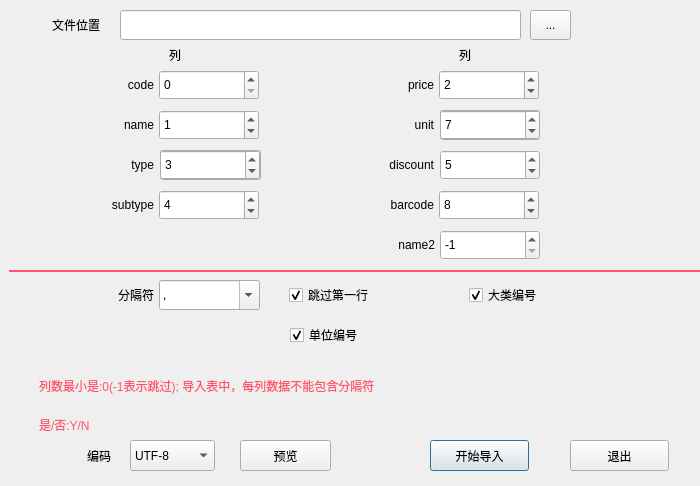
<?xml version="1.0" encoding="UTF-8"?>
<ui version="4.0">
 <class>w_sys_manage_basicdataimport_bt</class>
 <widget class="QDialog" name="w_sys_manage_basicdataimport_bt">
  <property name="geometry">
   <rect>
    <x>0</x>
    <y>0</y>
    <width>700</width>
    <height>486</height>
   </rect>
  </property>
  <property name="windowTitle">
   <string>Dialog</string>
  </property>
  <widget class="QLabel" name="label_subtype">
   <property name="geometry">
    <rect>
     <x>39</x>
     <y>190</y>
     <width>115</width>
     <height>30</height>
    </rect>
   </property>
   <property name="text">
    <string>subtype</string>
   </property>
   <property name="alignment">
    <set>Qt::AlignRight|Qt::AlignTrailing|Qt::AlignVCenter</set>
   </property>
  </widget>
  <widget class="QLabel" name="label_13">
   <property name="geometry">
    <rect>
     <x>39</x>
     <y>360</y>
     <width>601</width>
     <height>51</height>
    </rect>
   </property>
   <property name="styleSheet">
    <string notr="true">color:#ff546b;</string>
   </property>
   <property name="text">
    <string>列数最小是:0(-1表示跳过); 导入表中，每列数据不能包含分隔符</string>
   </property>
   <property name="wordWrap">
    <bool>true</bool>
   </property>
  </widget>
  <widget class="QLabel" name="label_9">
   <property name="geometry">
    <rect>
     <x>459</x>
     <y>40</y>
     <width>67</width>
     <height>30</height>
    </rect>
   </property>
   <property name="text">
    <string>列</string>
   </property>
  </widget>
  <widget class="QSpinBox" name="spinBox_barcode">
   <property name="geometry">
    <rect>
     <x>439</x>
     <y>190</y>
     <width>100</width>
     <height>30</height>
    </rect>
   </property>
   <property name="minimum">
    <number>-1</number>
   </property>
   <property name="value">
    <number>8</number>
   </property>
  </widget>
  <widget class="QLabel" name="label_price">
   <property name="geometry">
    <rect>
     <x>319</x>
     <y>70</y>
     <width>115</width>
     <height>30</height>
    </rect>
   </property>
   <property name="text">
    <string>price</string>
   </property>
   <property name="alignment">
    <set>Qt::AlignRight|Qt::AlignTrailing|Qt::AlignVCenter</set>
   </property>
  </widget>
  <widget class="QSpinBox" name="spinBox_subtype">
   <property name="geometry">
    <rect>
     <x>159</x>
     <y>190</y>
     <width>100</width>
     <height>30</height>
    </rect>
   </property>
   <property name="value">
    <number>4</number>
   </property>
  </widget>
  <widget class="lds_ComboBox" name="comboBox_codec">
   <property name="geometry">
    <rect>
     <x>130</x>
     <y>440</y>
     <width>85</width>
     <height>31</height>
    </rect>
   </property>
   <item>
    <property name="text">
     <string>UTF-8</string>
    </property>
   </item>
   <item>
    <property name="text">
     <string>GBK</string>
    </property>
   </item>
  </widget>
  <widget class="QLabel" name="label_code">
   <property name="geometry">
    <rect>
     <x>39</x>
     <y>70</y>
     <width>115</width>
     <height>30</height>
    </rect>
   </property>
   <property name="text">
    <string>code</string>
   </property>
   <property name="alignment">
    <set>Qt::AlignRight|Qt::AlignTrailing|Qt::AlignVCenter</set>
   </property>
  </widget>
  <widget class="QSpinBox" name="spinBox_no">
   <property name="geometry">
    <rect>
     <x>159</x>
     <y>70</y>
     <width>100</width>
     <height>30</height>
    </rect>
   </property>
  </widget>
  <widget class="QLabel" name="label">
   <property name="geometry">
    <rect>
     <x>9</x>
     <y>270</y>
     <width>700</width>
     <height>2</height>
    </rect>
   </property>
   <property name="styleSheet">
    <string notr="true">background-color:#ff546b;</string>
   </property>
  </widget>
  <widget class="QLabel" name="label_4">
   <property name="geometry">
    <rect>
     <x>40</x>
     <y>440</y>
     <width>71</width>
     <height>31</height>
    </rect>
   </property>
   <property name="text">
    <string>编码</string>
   </property>
   <property name="alignment">
    <set>Qt::AlignRight|Qt::AlignTrailing|Qt::AlignVCenter</set>
   </property>
  </widget>
  <widget class="QLabel" name="label_19">
   <property name="geometry">
    <rect>
     <x>39</x>
     <y>410</y>
     <width>601</width>
     <height>30</height>
    </rect>
   </property>
   <property name="styleSheet">
    <string notr="true">color:#ff546b;</string>
   </property>
   <property name="text">
    <string>是/否:Y/N</string>
   </property>
   <property name="wordWrap">
    <bool>true</bool>
   </property>
  </widget>
  <widget class="QLineEdit" name="lineEdit_unit">
   <property name="enabled">
    <bool>false</bool>
   </property>
   <property name="geometry">
    <rect>
     <x>440</x>
     <y>110</y>
     <width>100</width>
     <height>30</height>
    </rect>
   </property>
   <property name="text">
    <string>默认单位</string>
   </property>
  </widget>
  <widget class="QSpinBox" name="spinBox_unit">
   <property name="geometry">
    <rect>
     <x>440</x>
     <y>110</y>
     <width>100</width>
     <height>30</height>
    </rect>
   </property>
   <property name="value">
    <number>7</number>
   </property>
  </widget>
  <widget class="QLabel" name="label_type">
   <property name="geometry">
    <rect>
     <x>39</x>
     <y>150</y>
     <width>115</width>
     <height>30</height>
    </rect>
   </property>
   <property name="text">
    <string>type</string>
   </property>
   <property name="alignment">
    <set>Qt::AlignRight|Qt::AlignTrailing|Qt::AlignVCenter</set>
   </property>
  </widget>
  <widget class="QLabel" name="label_12">
   <property name="geometry">
    <rect>
     <x>9</x>
     <y>10</y>
     <width>91</width>
     <height>30</height>
    </rect>
   </property>
   <property name="text">
    <string>文件位置</string>
   </property>
   <property name="alignment">
    <set>Qt::AlignRight|Qt::AlignTrailing|Qt::AlignVCenter</set>
   </property>
  </widget>
  <widget class="QLineEdit" name="lineEdit_path">
   <property name="geometry">
    <rect>
     <x>120</x>
     <y>10</y>
     <width>401</width>
     <height>30</height>
    </rect>
   </property>
  </widget>
  <widget class="QSpinBox" name="spinBox_name_2">
   <property name="geometry">
    <rect>
     <x>440</x>
     <y>230</y>
     <width>100</width>
     <height>30</height>
    </rect>
   </property>
   <property name="minimum">
    <number>-1</number>
   </property>
   <property name="value">
    <number>-1</number>
   </property>
  </widget>
  <widget class="QCheckBox" name="checkBox">
   <property name="geometry">
    <rect>
     <x>289</x>
     <y>280</y>
     <width>151</width>
     <height>30</height>
    </rect>
   </property>
   <property name="text">
    <string>跳过第一行</string>
   </property>
   <property name="checked">
    <bool>true</bool>
   </property>
  </widget>
  <widget class="QPushButton" name="pushButton_import">
   <property name="geometry">
    <rect>
     <x>430</x>
     <y>440</y>
     <width>99</width>
     <height>31</height>
    </rect>
   </property>
   <property name="text">
    <string>开始导入</string>
   </property>
   <property name="outer_stylesheet" stdset="0">
    <string>pushbutton</string>
   </property>
  </widget>
  <widget class="QLabel" name="label_name_2">
   <property name="geometry">
    <rect>
     <x>320</x>
     <y>230</y>
     <width>115</width>
     <height>30</height>
    </rect>
   </property>
   <property name="text">
    <string>name2</string>
   </property>
   <property name="alignment">
    <set>Qt::AlignRight|Qt::AlignTrailing|Qt::AlignVCenter</set>
   </property>
  </widget>
  <widget class="QLabel" name="label_6">
   <property name="geometry">
    <rect>
     <x>39</x>
     <y>280</y>
     <width>115</width>
     <height>30</height>
    </rect>
   </property>
   <property name="text">
    <string>分隔符</string>
   </property>
   <property name="alignment">
    <set>Qt::AlignRight|Qt::AlignTrailing|Qt::AlignVCenter</set>
   </property>
  </widget>
  <widget class="QLabel" name="label_7">
   <property name="geometry">
    <rect>
     <x>169</x>
     <y>40</y>
     <width>67</width>
     <height>30</height>
    </rect>
   </property>
   <property name="text">
    <string>列</string>
   </property>
  </widget>
  <widget class="QLineEdit" name="lineEdit_ch_typeno">
   <property name="enabled">
    <bool>false</bool>
   </property>
   <property name="geometry">
    <rect>
     <x>160</x>
     <y>150</y>
     <width>101</width>
     <height>30</height>
    </rect>
   </property>
   <property name="text">
    <string>默认大类</string>
   </property>
  </widget>
  <widget class="QSpinBox" name="spinBox_discount">
   <property name="geometry">
    <rect>
     <x>440</x>
     <y>150</y>
     <width>100</width>
     <height>30</height>
    </rect>
   </property>
   <property name="minimum">
    <number>-1</number>
   </property>
   <property name="value">
    <number>5</number>
   </property>
  </widget>
  <widget class="QComboBox" name="comboBox">
   <property name="geometry">
    <rect>
     <x>159</x>
     <y>280</y>
     <width>101</width>
     <height>30</height>
    </rect>
   </property>
   <property name="editable">
    <bool>true</bool>
   </property>
   <item>
    <property name="text">
     <string>,</string>
    </property>
   </item>
  </widget>
  <widget class="QPushButton" name="pushButton_2">
   <property name="geometry">
    <rect>
     <x>570</x>
     <y>440</y>
     <width>99</width>
     <height>31</height>
    </rect>
   </property>
   <property name="text">
    <string>退出</string>
   </property>
   <property name="outer_stylesheet" stdset="0">
    <string>pushbutton</string>
   </property>
  </widget>
  <widget class="QCheckBox" name="checkBox_3">
   <property name="geometry">
    <rect>
     <x>469</x>
     <y>280</y>
     <width>191</width>
     <height>30</height>
    </rect>
   </property>
   <property name="text">
    <string>大类编号</string>
   </property>
   <property name="checkable">
    <bool>true</bool>
   </property>
   <property name="checked">
    <bool>true</bool>
   </property>
  </widget>
  <widget class="QSpinBox" name="spinBox_price">
   <property name="geometry">
    <rect>
     <x>439</x>
     <y>70</y>
     <width>100</width>
     <height>30</height>
    </rect>
   </property>
   <property name="value">
    <number>2</number>
   </property>
  </widget>
  <widget class="QLabel" name="label_unit">
   <property name="geometry">
    <rect>
     <x>319</x>
     <y>110</y>
     <width>115</width>
     <height>30</height>
    </rect>
   </property>
   <property name="text">
    <string>unit</string>
   </property>
   <property name="alignment">
    <set>Qt::AlignRight|Qt::AlignTrailing|Qt::AlignVCenter</set>
   </property>
  </widget>
  <widget class="QLabel" name="label_barcode">
   <property name="geometry">
    <rect>
     <x>319</x>
     <y>190</y>
     <width>115</width>
     <height>30</height>
    </rect>
   </property>
   <property name="text">
    <string>barcode</string>
   </property>
   <property name="alignment">
    <set>Qt::AlignRight|Qt::AlignTrailing|Qt::AlignVCenter</set>
   </property>
  </widget>
  <widget class="QSpinBox" name="spinBox_name">
   <property name="geometry">
    <rect>
     <x>159</x>
     <y>110</y>
     <width>100</width>
     <height>30</height>
    </rect>
   </property>
   <property name="value">
    <number>1</number>
   </property>
  </widget>
  <widget class="QToolButton" name="toolButton">
   <property name="geometry">
    <rect>
     <x>530</x>
     <y>10</y>
     <width>41</width>
     <height>30</height>
    </rect>
   </property>
   <property name="text">
    <string>...</string>
   </property>
   <property name="outer_stylesheet" stdset="0">
    <string>pushbutton</string>
   </property>
  </widget>
  <widget class="QLabel" name="label_name">
   <property name="geometry">
    <rect>
     <x>39</x>
     <y>110</y>
     <width>115</width>
     <height>30</height>
    </rect>
   </property>
   <property name="text">
    <string>name</string>
   </property>
   <property name="alignment">
    <set>Qt::AlignRight|Qt::AlignTrailing|Qt::AlignVCenter</set>
   </property>
  </widget>
  <widget class="QLabel" name="label_discount">
   <property name="geometry">
    <rect>
     <x>319</x>
     <y>150</y>
     <width>115</width>
     <height>30</height>
    </rect>
   </property>
   <property name="text">
    <string>discount</string>
   </property>
   <property name="alignment">
    <set>Qt::AlignRight|Qt::AlignTrailing|Qt::AlignVCenter</set>
   </property>
  </widget>
  <widget class="QSpinBox" name="spinBox_type">
   <property name="geometry">
    <rect>
     <x>160</x>
     <y>150</y>
     <width>100</width>
     <height>30</height>
    </rect>
   </property>
   <property name="value">
    <number>3</number>
   </property>
  </widget>
  <widget class="QPushButton" name="pushButton_preview">
   <property name="geometry">
    <rect>
     <x>240</x>
     <y>440</y>
     <width>91</width>
     <height>31</height>
    </rect>
   </property>
   <property name="text">
    <string>预览</string>
   </property>
   <property name="outer_stylesheet" stdset="0">
    <string>pushbutton</string>
   </property>
  </widget>
  <widget class="QCheckBox" name="checkBox_unit">
   <property name="geometry">
    <rect>
     <x>290</x>
     <y>320</y>
     <width>151</width>
     <height>30</height>
    </rect>
   </property>
   <property name="text">
    <string>单位编号</string>
   </property>
   <property name="checked">
    <bool>true</bool>
   </property>
  </widget>
 </widget>
 <customwidgets>
  <customwidget>
   <class>lds_ComboBox</class>
   <extends>QComboBox</extends>
   <header>lds_combobox.h</header>
  </customwidget>
 </customwidgets>
 <resources/>
 <connections/>
</ui>
